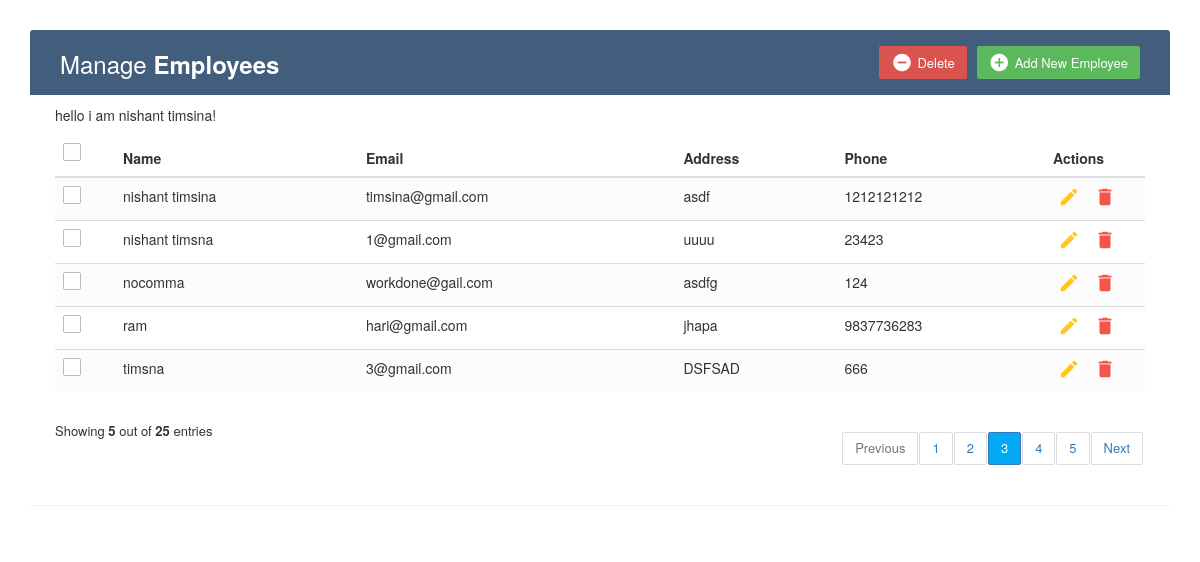
Before: / with the older database file.
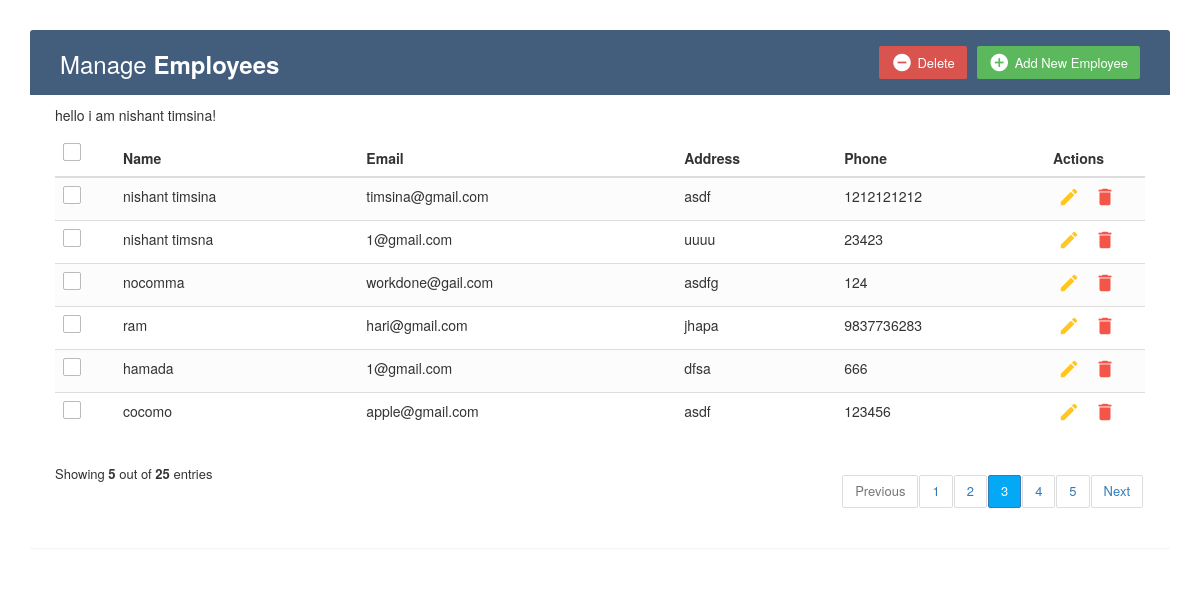
After: the same page with the newer database file.
### app/models.py (models this page shows)
class employee(models.Model):
    name=models.CharField(max_length=100)
    email=models.EmailField()
    address=models.TextField()
    phone=models.CharField(max_length=100)

### app/views.py (the view)
# urls.py: path('',views.index,name='home'),
def index(request):
  emp=employee.objects.all()
  context={
    'emp':emp
    }
  return render(request,'index.html',context)

### templates/index.html (shortened to what this page needs)
<!DOCTYPE html>
<html lang="en">
<head>
</head>
<body>
    <!DOCTYPE html>
<html lang="en">
<head>
<link rel="stylesheet" href="https://maxcdn.bootstrapcdn.com/font-awesome/4.7.0/css/font-awesome.min.css">
<link rel="stylesheet" href="https://maxcdn.bootstrapcdn.com/bootstrap/3.3.7/css/bootstrap.min.css">
  <body>
    <div class="container">
        <div class="table-wrapper">
            <div class="table-title">
                <div class="row">
                    <div class="col-sm-6">
						<h2>Manage <b>Employees</b></h2>
					</div>
					<div class="col-sm-6">
						<a href="#addEmployeeModal" class="btn btn-success" data-toggle="modal"><i class="material-icons">&#xE147;</i> <span>Add New Employee</span></a>
						<a href="#deleteEmployeeModal" class="btn btn-danger" data-toggle="modal"><i class="material-icons">&#xE15C;</i> <span>Delete</span></a>
					</div>
                </div>
            </div>
            <table class="table table-striped table-hover">
                <thead>
                    <tr>
						<th>
							<span class="custom-checkbox">
								<label for="selectAll"></label>
							</span>
						</th>
                        <th>Name</th>
                        <th>Email</th>
					            	<th>Address</th>
                        <th>Phone</th>
                        <th>Actions</th>
                    </tr>
                </thead>
				<p>hello i am nishant timsina!</p>
                <tbody>
                  {% for i in emp %}
                    <tr>
						<td>
							<span class="custom-checkbox">
								<label for="checkbox1"></label>
							</span>
						</td>
                        <td>{{i.name}}</i></td>
                        <td>{{i.email}}</td>
						            <td>{{i.address}}</td>
                        <td>{{i.phone}}</td>
                        <td>
                            <a href="#editEmployeeModal-{{forloop.counter}}" class="edit" data-toggle="modal"><i class="material-icons" data-toggle="tooltip" title="Edit">&#xE254;</i></a>
                            <a href="#deleteEmployeeModal-{{forloop.counter}}" class="delete" data-toggle="modal"><i class="material-icons" data-toggle="tooltip" title="Delete">&#xE872;</i></a>
                        </td>
                    </tr>
                  {% endfor %}
                </tbody>
            </table>
			<div class="clearfix">
                <div class="hint-text">Showing <b>5</b> out of <b>25</b> entries</div>
                <ul class="pagination">
                    <li class="page-item disabled"><a href="#">Previous</a></li>
                    <li class="page-item"><a href="#" class="page-link">1</a></li>
                    <li class="page-item"><a href="#" class="page-link">2</a></li>
                    <li class="page-item active"><a href="#" class="page-link">3</a></li>
                    <li class="page-item"><a href="#" class="page-link">4</a></li>
                    <li class="page-item"><a href="#" class="page-link">5</a></li>
                    <li class="page-item"><a href="#" class="page-link">Next</a></li>
                </ul>
            </div>
        </div>
    </div>
</body>
</html>
</body>
</html>

### templates/index.html (style rules this page uses)
body { color: #566787; background: #f5f5f5; font-family: 'Varela Round', sans-serif; font-size: 13px; }
.table-wrapper { background: #fff; padding: 20px 25px; margin: 30px 0; border-radius: 3px; box-shadow: 0 1px 1px rgba(0,0,0,.05); }
.table-title { padding-bottom: 15px; background: #435d7d; color: #fff; padding: 16px 30px; margin: -20px -25px 10px; border-radius: 3px 3px 0 0; }
.table-title h2 { margin: 5px 0 0; font-size: 24px; }
.table-title .btn { color: #fff; float: right; font-size: 13px; border: none; min-width: 50px; border-radius: 2px; border: none; outline: none !important; margin-left: 10px; }
.table-title .btn i { float: left; font-size: 21px; margin-right: 5px; }
.table-title .btn span { float: left; margin-top: 2px; }
table.table tr th, table.table tr td { border-color: #e9e9e9; padding: 12px 15px; vertical-align: middle; }
table.table tr th:first-child { width: 60px; }
table.table tr th:last-child { width: 100px; }
table.table-striped tbody tr:nth-of-type(odd) { background-color: #fcfcfc; }
table.table td:last-child i { opacity: 0.9; font-size: 22px; margin: 0 5px; }
table.table td a { font-weight: bold; color: #566787; display: inline-block; text-decoration: none; outline: none !important; }
table.table td a.edit { color: #FFC107; }
table.table td a.delete { color: #F44336; }
table.table td i { font-size: 19px; }
.pagination { float: right; margin: 0 0 5px; }
.pagination li a { border: none; font-size: 13px; min-width: 30px; min-height: 30px; color: #999; margin: 0 2px; line-height: 30px; border-radius: 2px !important; text-align: center; padding: 0 6px; }
.pagination li.active a, .pagination li.active a.page-link { background: #03A9F4; }
.hint-text { float: left; margin-top: 10px; font-size: 13px; }
.custom-checkbox { position: relative; }
.custom-checkbox label:before { width: 18px; height: 18px; }
.custom-checkbox label:before { content: ''; margin-right: 10px; display: inline-block; vertical-align: text-top; background: white; border: 1px solid #bbb; border-radius: 2px; box-sizing: border-box; z-index: 2; }

Changed rows visible on the page:
removed employee: name "timsna", email "3@gmail.com", address "DSFSAD", phone "666"
added employee: name "hamada", email "1@gmail.com", address "dfsa", phone "666"
added employee: name "cocomo", email "apple@gmail.com", address "asdf", phone "123456"
